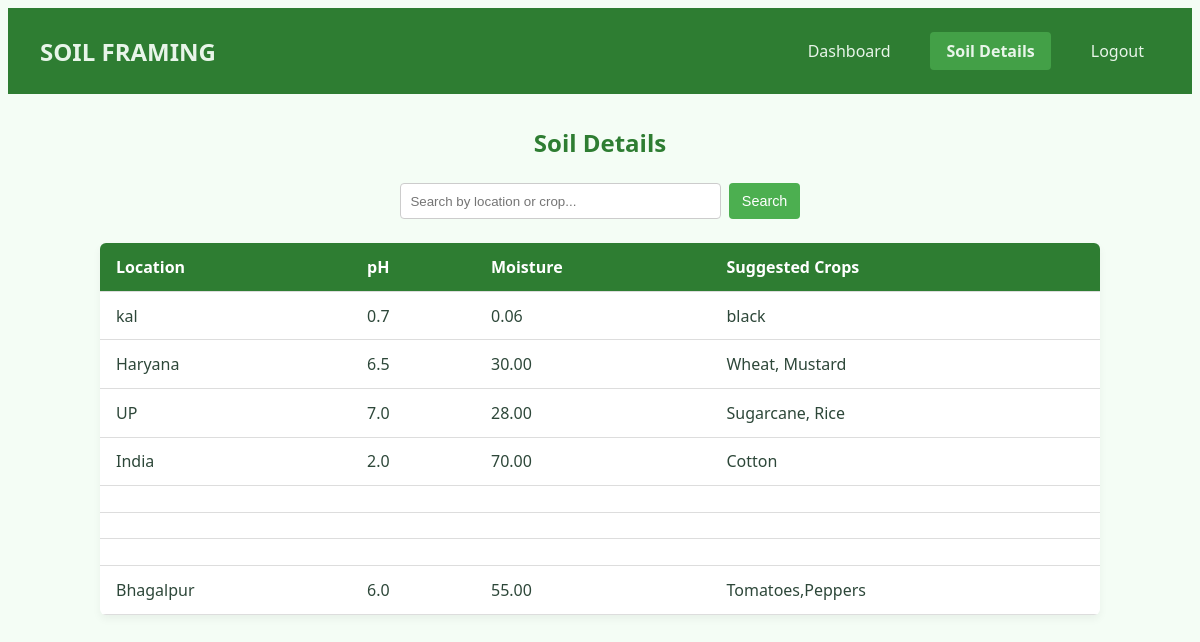
The page /view_soil.php on the database its author committed.
### tables this page shows
CREATE TABLE `soil_details` (
  `id` int(11) NOT NULL,
  `location` varchar(100) DEFAULT NULL,
  `ph_level` decimal(3,1) DEFAULT NULL,
  `moisture_level` decimal(5,2) DEFAULT NULL,
  `crop_suggestion` text DEFAULT NULL
);

### view_soil.php (the view, shortened to what this page needs)
<?php
$conn = new mysqli("localhost", "root", "", "login_db");
$search = '';
if (isset($_GET['search'])) {
    $search = $conn->real_escape_string($_GET['search']);
    $query = "SELECT * FROM soil_details WHERE location LIKE '%$search%' OR crop_suggestion LIKE '%$search%'";
} else {
    $query = "SELECT * FROM soil_details";
}
$result = $conn->query($query);
?>
<!DOCTYPE html>
<html lang="en">
<head>
</head>
<body>
  <nav class="navbar">
    <div class="navbar-logo">SOIL FRAMING</div>
    <ul class="navbar-links">
      <li><a href="dashboard.php">Dashboard</a></li>
      <li><a href="view_soil.php" class="active">Soil Details</a></li>
      <li><a href="logout.php" class="logout-btn">Logout</a></li>
    </ul>
  </nav>
  <div class="container">
    <h2>Soil Details</h2>
    <form method="GET" class="search-form">
      <input
        type="text"
        name="search"
        placeholder="Search by location or crop..."
        value="<?= htmlspecialchars($search) ?>"
      />
      <button type="submit" class="search-btn-small">Search</button>
    </form>
    <table class="responsive-table">
      <thead>
        <tr>
          <th>Location</th>
          <th>pH</th>
          <th>Moisture</th>
          <th>Suggested Crops</th>
        </tr>
      </thead>
      <tbody>
        <?php while ($row = $result->fetch_assoc()) { ?>
          <tr>
            <td><?= htmlspecialchars($row['location']) ?></td>
            <td><?= htmlspecialchars($row['ph_level']) ?></td>
            <td><?= htmlspecialchars($row['moisture_level']) ?></td>
            <td><?= htmlspecialchars($row['crop_suggestion']) ?></td>
          </tr>
        <?php } ?>
      </tbody>
    </table>
  </div>
</body>
</html>

### view_soil.php (style rules this page uses)
body { font-family: 'Segoe UI', Tahoma, Geneva, Verdana, sans-serif; background: #f4fdf5; color: #2d4739; }
.navbar { background-color: #2e7d32; padding: 1rem 2rem; display: flex; justify-content: space-between; align-items: center; flex-wrap: wrap; }
.navbar-logo { font-size: 1.5rem; font-weight: bold; color: #e8f5e9; }
.navbar-links { list-style: none; display: flex; gap: 1.5rem; }
.navbar-links li a { text-decoration: none; color: #e8f5e9; padding: 0.5rem 1rem; border-radius: 4px; transition: background 0.3s ease; }
.navbar-links li a.active { background-color: #43a047; font-weight: 600; }
.container { max-width: 1000px; margin: 2rem auto; padding: 0 1rem; }
h2 { text-align: center; margin-bottom: 1.5rem; color: #2e7d32; }
.search-form { display: flex; justify-content: center; gap: 0.5rem; margin-bottom: 1.5rem; flex-wrap: wrap; }
.search-form input[type="text"] { padding: 0.6rem; width: 300px; max-width: 90%; border: 1px solid #ccc; border-radius: 4px; }
.search-btn-small { padding: 0.4rem 0.8rem; font-size: 0.9rem; background-color: #4caf50; color: white; border: none; border-radius: 4px; cursor: pointer; transition: background 0.3s ease; }
.responsive-table { width: 100%; border-collapse: collapse; background-color: #fff; box-shadow: 0 4px 8px rgba(0,0,0,0.05); border-radius: 6px; overflow: hidden; }
.responsive-table th, .responsive-table td { padding: 0.8rem 1rem; border-bottom: 1px solid #ddd; text-align: left; }
.responsive-table thead { background-color: #2e7d32; color: #fff; }

### rows shown on the page
soil_details: location "kal", ph_level "0.7", moisture_level "0.06", crop_suggestion "black"
soil_details: location "Haryana", ph_level "6.5", moisture_level "30.00", crop_suggestion "Wheat, Mustard"
soil_details: location "UP", ph_level "7.0", moisture_level "28.00", crop_suggestion "Sugarcane, Rice"
soil_details: location "India", ph_level "2.0", moisture_level "70.00", crop_suggestion "Cotton"
soil_details: location "Bhagalpur", ph_level "6.0", moisture_level "55.00", crop_suggestion "Tomatoes,Peppers"
